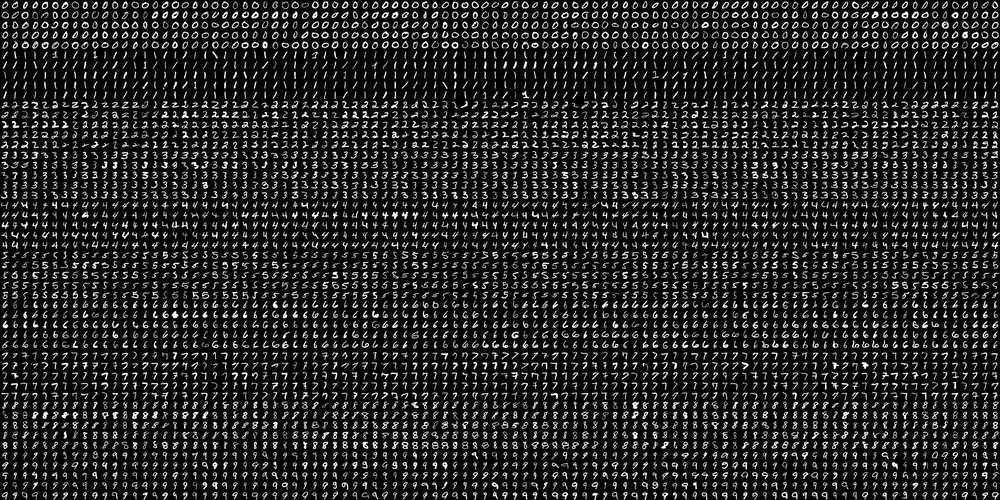
#> input picture Main_Board_Code/Image Recognition/digits.png, 1000 x 500 px, shrunk from 2000 x 1000 before the run, given in place of the camera
$ python tesseract_reader.py
#> lines starting #> are read from the running program, lines starting #| are printed output that depends on the picture; after the words box and inside, x2 and y2 are one past the last pixel; in counts of white or black regions, pixels touching at a corner belong together
# TUTORIAL LINK
# https://www.geeksforgeeks.org/text-detection-and-extraction-using-opencv-and-ocr/

import cv2 as cv
import pytesseract
import pytesseract as tes

# Mention the installed location of Tesseract-OCR in your system
tes.pytesseract.tesseract_cmd = 'C:\Program Files\Tesseract-OCR\\tesseract.exe'

# open video capture
vid = cv.VideoCapture(0)

# exit the program if video capture isn't working
if not vid.isOpened():
    print("Cannot open camera")
    exit()

while True:
    # capture frame by frame
    ret, frame = vid.read()
#> frame is the input picture: shape (500, 1000, 3); min 0, max 255, mean 36.1

    # make sure a frame is actually returned
    if not ret:
        print(" couldn't recieve a frame")


    # pre process the image
    # start by converting to gray scale
    gray = cv.cvtColor(frame, cv.COLOR_BGR2GRAY)

    # perform OTSU threshold
    ret, thresh1 = cv.threshold(gray, 0, 255, cv.THRESH_OTSU | cv.THRESH_BINARY_INV)
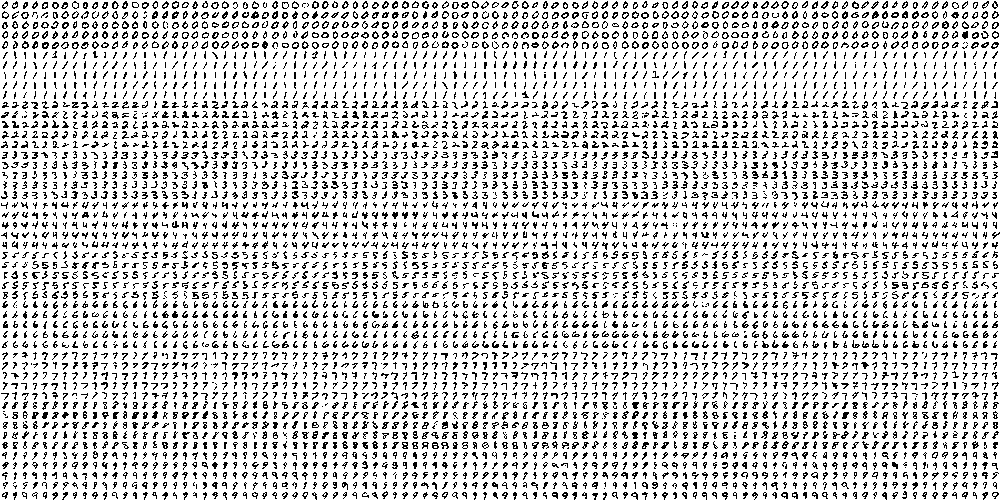
#> thresh1: shape (500, 1000); 81.3% white; black in thin lines or dots
#> ret = 84

    # Specify structure shape and kernel size.
    # Kernel size increases or decreases the area
    # of the rectangle to be detected.
    # A smaller value like (10, 10) will detect
    # each word instead of a sentence.
    rect_kernel = cv.getStructuringElement(cv.MORPH_RECT, (10, 10))

    # Applying dilation on the threshold image
    dilation = cv.dilate(thresh1, rect_kernel, iterations=1)
#> dilation: shape (500, 1000); every value is 255

    # Find the contours
    contours, hierarchy = cv.findContours(dilation, cv.RETR_EXTERNAL, cv.CHAIN_APPROX_NONE)
#> contours = 1 contour; box (x1, y1, x2, y2) and area: (0, 0, 1000, 500) 498501

    # Creating a copy of the image
    im2 = frame.copy()

    # Looping through the identified contours
    # Then rectangular part is cropped and passed on
    # to pytesseract for extracting text from it
    # Extracted text is then written into the text file
    for cnt in contours:
        x, y, w, h = cv.boundingRect(cnt)

        # Drawing a rectangle on copied image
        rect = cv.rectangle(im2, (x, y), (x+w, y+h), (0,255,0), 2)

        # Cropping the text block for giving input to OCR
        cropped = im2[y:y+h, x:x+w]

        # Apply OCR on the cropped image
#> (the run stopped early here; a loop or call above may not have finished)
